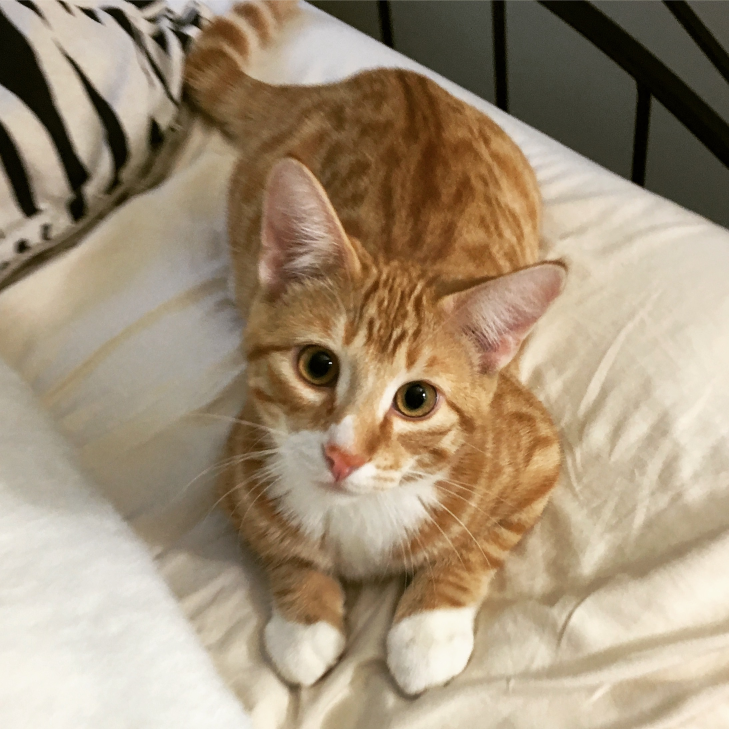
#> input picture cat.jpg, 2187 x 2187 px, found by its file name (shown at 1/3 size)
$ jupyter execute 'Python Matplotlib.ipynb'   (older library calls are emulated)
#> lines starting #> are read from the running program, lines starting #| are printed output that depends on the picture
# Matplotlib
[From [cs231n's python tutorial](http://cs231n.github.io/python-numpy-tutorial/)]

Matplotlib은 플로팅 라이브러리입니다. **Matplotlib**은 쉬운 일을 쉽게, 어려운 일은 가능하게 만들어 줍니다. 단지 몇 줄의 코드로 플롯, 히스토그램, 파워 스펙트럼, 막대 차트, 오류 차트, 스캐터플롯 등을 생성 할 수 있습니다.

라이브러리 설명서 : http://matplotlib.org/

이 섹션에서는 MATLAB과 유사한 플롯팅 시스템을 제공하는 matplotlib.pyplot 모듈에 대해 간략하게 소개합니다.

### Plotting
matplotlib의 가장 중요한 기능은 플롯(plot)으로 2D 데이터를 플로팅 할 수 있습니다. 다음은 간단한 예입니다.

[cell 1]
import numpy as np
import matplotlib.pyplot as plt

x = np.arange(0, 3 * np.pi, 0.1)
y = np.sin(x)

plt.plot(x,y)
plt.show()
#> figure, not shown here; curve peaks at x = 1.6, y = 1

추가 작업을 조금만 하면 한 번에 여러 줄을 쉽게 그릴 수 있고, 제목, 범례 및 축 레이블을 추가 할 수 있습니다.

[cell 2]
import numpy as np
import matplotlib.pyplot as plt

x = np.arange(0, 3 * np.pi, 0.1)
y_sin = np.sin(x)
y_cos = np.cos(x)

plt.plot(x, y_sin)
plt.plot(x, y_cos)
plt.xlabel('x axis label')
plt.ylabel('y axis label')
plt.title('Sine and Cosine using pyplot()')
plt.legend(['Sine', 'Cosine'])
plt.show()
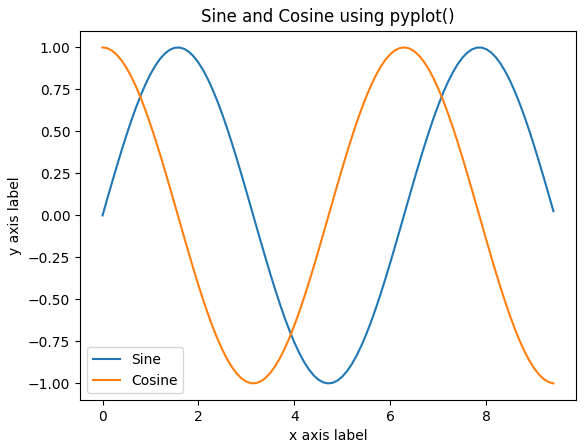
#> figure drawn by matplotlib, 1 panel; curve peaks at x = 1.6, y = 1; curve peaks at x = 0, y = 1

[여기](https://matplotlib.org/api/pyplot_api.html#matplotlib.pyplot.plot)에서 plot 함수에 대해 더 많이 읽을 수 있습니다.
또는, 다음과 같이 subplots()을 사용하여 같은 플로팅을 할 수도 있다.

[cell 3]
fig, ax = plt.subplots()
ax.plot(x, y_sin, x, y_cos)
ax.set_title("Sine and Cosine using pyplot.subplots()")
ax.set_xlabel("x axis label")
ax.set_ylabel("y axis label")
ax.legend(['Sine', 'Cosine'])
plt.show()
#> figure, not shown here; curve peaks at x = 1.6, y = 1; curve peaks at x = 0, y = 1

### subplot
subplot 함수를 사용하여 같은 그림에 다른 것들을 그릴 수 있습니다. 다음은 그 예입니다.

[cell 4]
import numpy as np
import matplotlib.pyplot as plt

x = np.arange(0, 3 * np.pi, 0.1)
y_sin = np.sin(x)
y_cos = np.cos(x)

plt.subplot(2,1,1)
plt.plot(x, y_sin)
plt.title('Sine')

plt.subplot(2,1,2)
plt.plot(x,y_cos)
plt.title('Cosine')

plt.show()
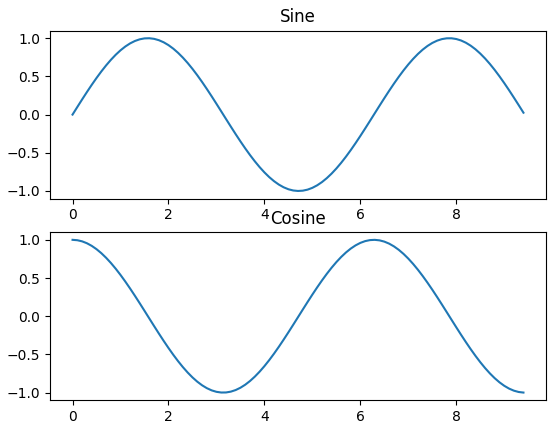
#> figure drawn by matplotlib, 2 panels; panel 1: curve peaks at x = 1.6, y = 1; panel 2: curve peaks at x = 0, y = 1

[cell 5]
import numpy as np
import matplotlib.pyplot as plt

fig, axes = plt.subplots(nrows=1, ncols=3, figsize=(12, 4))

x = np.linspace(0, 5, 10)
axes[0].plot(x, x**2, x, x**3)
axes[0].set_title("default axes ranges")

axes[1].plot(x, x**2, x, x**3)
axes[1].axis('tight')
axes[1].grid()
axes[1].set_title("tight axes")

axes[2].plot(x, x**2, x, x**3)
axes[2].set_xlim([2, 5])
axes[2].set_ylim([0, 60])
axes[2].set_title("custom axis range")
plt.show()
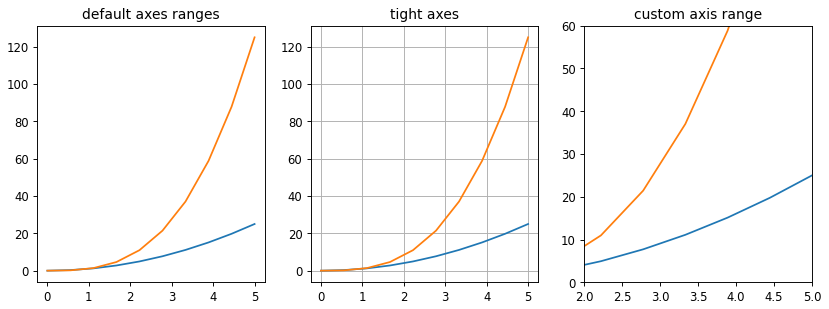
#> figure drawn by matplotlib, 3 panels; panel 1: curve peaks at x = 5, y = 25; panel 1: curve peaks at x = 5, y = 125; panel 2: curve peaks at x = 5, y = 25; panel 2: curve peaks at x = 5, y = 125

[여기](https://matplotlib.org/api/pyplot_api.html#matplotlib.pyplot.subplots)에서 subplots 함수에 대한 자세한 내용을 볼 수 있습니다.

### Bar

[cell 6]
import matplotlib.pyplot as plt

x = [2, 4, 6, 8, 10]
y = [6, 7, 8, 2, 4]

x2 = [1, 3, 5, 7, 9]
y2 = [7, 8, 2, 4, 2]

plt.bar(x, y, label="Bars 1", color="r")
plt.bar(x2, y2, label="Bars 2", color="g")

plt.show()
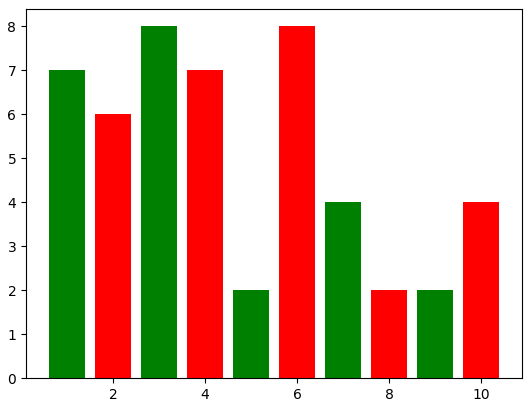
#> figure drawn by matplotlib, 1 panel; tallest bar 8 high, from x = 5.6 to 6.4; tallest bar 8 high, from x = 2.6 to 3.4

### Scatter plot

[cell 7]
import matplotlib.pyplot as plt

x = [1, 2, 3, 4, 5, 6, 7, 8]
y = [5, 2, 4, 2, 1, 4, 5, 2]

plt.scatter(x, y, label="scatter plot", color="b", marker="*")
plt.xlabel('x')
plt.ylabel('y')
plt.title('title')
plt.legend()
plt.show()
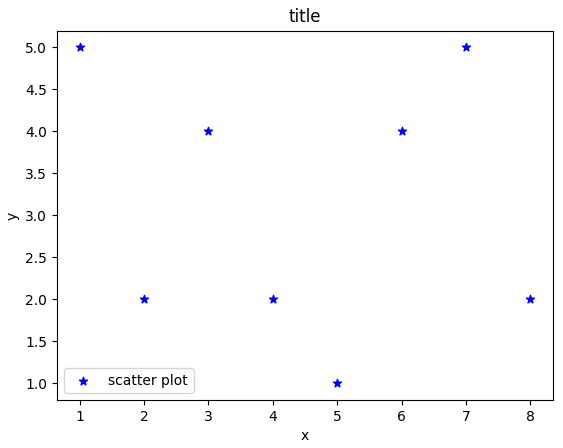
#> figure drawn by matplotlib, 1 panel

### Histogram

[cell 8]
import numpy as np
import matplotlib.pyplot as plt

mu = 100
sigma = 15
x = mu + sigma * np.random.randn(437)

num_bins = 50

fig, axes = plt.subplots()

n, bins, patches = axes.hist(x, num_bins, density=1)
y = ((1 / (np.sqrt(2 * np.pi) * sigma )) *
     np.exp(-0.5 * (1 / sigma * (bins -mu))**2))
axes.plot(bins, y, '--')
axes.set_xlabel('Smarts')
axes.set_ylabel('Probability density')
axes.set_title('Histogram of IQ: $\mu = 100$, $\sigma = 15$')

fig.tight_layout()
plt.show()
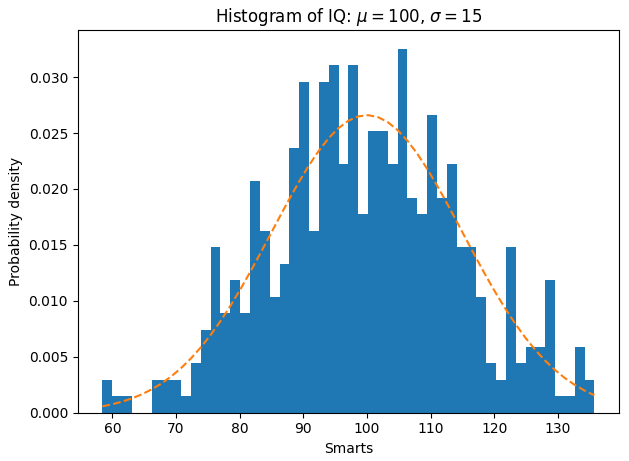
#> figure drawn by matplotlib, 1 panel; tallest bar 0.0325 high, from x = 104.8 to 106.4; curve peaks at x = 100.2, y = 0.0266

### 이미지
imshow 함수를 사용하여 이미지를 표시 할 수 있습니다. 다음은 그 예입니다.

[cell 9]
import numpy as np
from scipy.misc import imread, imsave, imresize

img = imread('data/cat.jpg')
#> img is the input picture: shape (2187, 2187, 3); mean R, G, B 163.1, 145.4, 121.3
print(img.dtype, img.shape)
#| uint8 (2187, 2187, 3)

# We can tint the image by scaling each of the color channels
# by a different scalar constant. The image has shape (400, 248, 3);
# we multiply it by the array [1, 0.95, 0.9] of shape (3,);
# numpy broadcasting means that this leaves the red channel unchanged,
# and multiplies the green and blue channels by 0.95 and 0.9
# respectively.
img_tinted = img * [1, 0.95, 0.9]
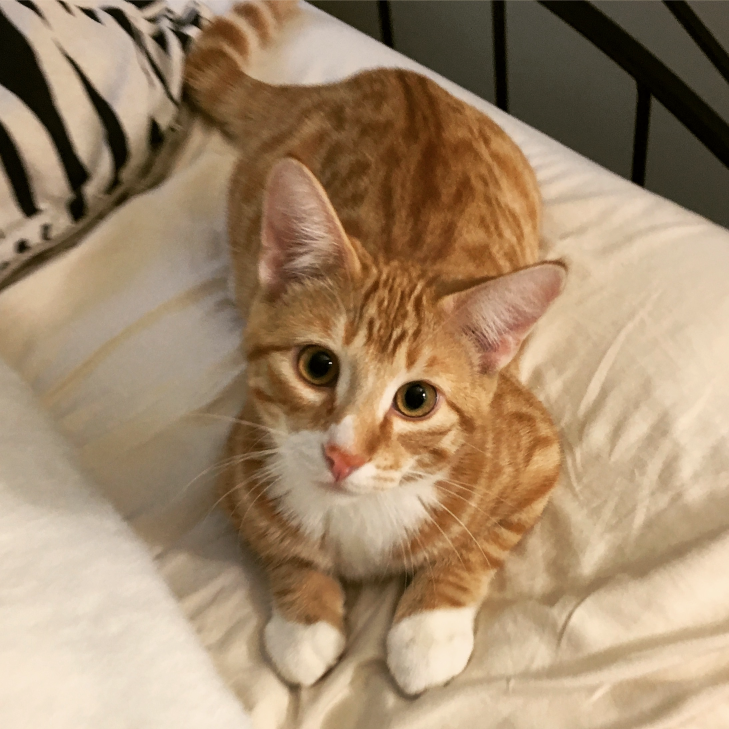
#> img_tinted: shape (2187, 2187, 3) float64 (shown at 1/3 size); mean R, G, B 163.1, 138.2, 109.2
print(img_tinted.dtype, img_tinted.shape)
#| float64 (2187, 2187, 3)

plt.subplot(1,2,1)
plt.imshow(img)
plt.subplot(1,2,2)
plt.imshow(np.uint8(img_tinted))
plt.show()
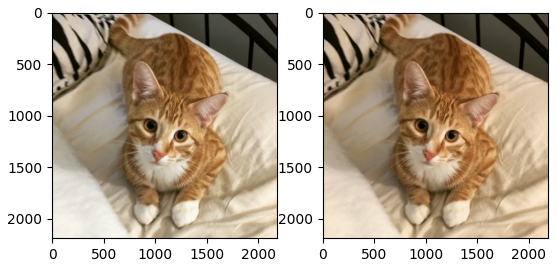
#> figure drawn by matplotlib, 2 panels

# SciPy

Numpy는 고성능 다차원 배열과 이러한 배열을 계산하고 조작하기 위한 기본 도구를 제공합니다. SciPy는 이를 기반으로 numpy 배열에서 작동하며, 과학 및 엔지니어링 응용 프로그램의 다른 유형에 유용한 많은 수의 함수를 제공합니다.

SciPy에 익숙해지는 가장 좋은 방법은 [이 문서](https://docs.scipy.org/doc/scipy/reference/index.html)를 살펴보는 것입니다. SciPy의 일부분을이 수업에 유용하게 사용할 수 있습니다.

[cell 10]
from scipy.misc import imread, imsave, imresize
from skimage.transform import resize
import numpy as np

img = imread('data/cat.jpg')
print(img.dtype, img.shape)
#| uint8 (2187, 2187, 3)

img_tinted = img * [1, 0.95, 0.9]
img_tinted = resize(img_tinted, (300,300), mode='reflect')
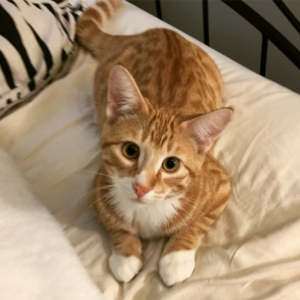
#> img_tinted: shape (300, 300, 3) float64; mean R, G, B 163.1, 138.2, 109.2
print(img_tinted.dtype, img_tinted.shape)
#| float64 (300, 300, 3)

imsave('data/cat_tinted.jpg', np.uint8(img_tinted))

img2 = imread('data/cat_tinted.jpg')
print(img2.dtype, img2.shape)
#| uint8 (300, 300, 3)
plt.imshow(img2)
plt.show()

### 포인트 간 거리
SciPy는 점 집합 사이의 거리를 계산하기 위한 몇 가지 유용한 함수를 정의합니다.
scipy.spatial.distance.pdist 함수는 주어진 집합에서 모든 점 쌍 사이의 거리를 계산합니다 :

[cell 11]
import numpy as np
from scipy.spatial.distance import pdist, squareform

x = np.array([[0,1], [1,0], [2,0]])
print(x)
plt.scatter(x[:,0], x[:,1], color="b", marker="o")
plt.show()
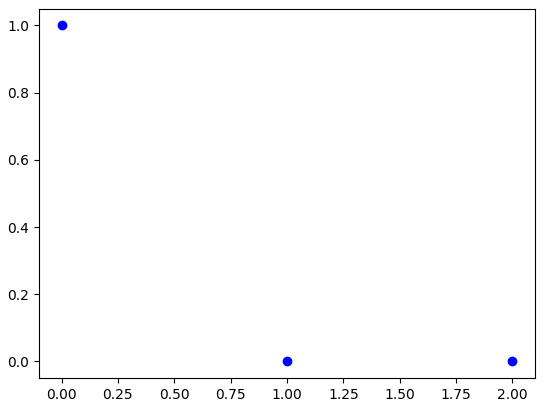
#> figure drawn by matplotlib, 1 panel

d = squareform(pdist(x, 'euclidean'))
print(d)
